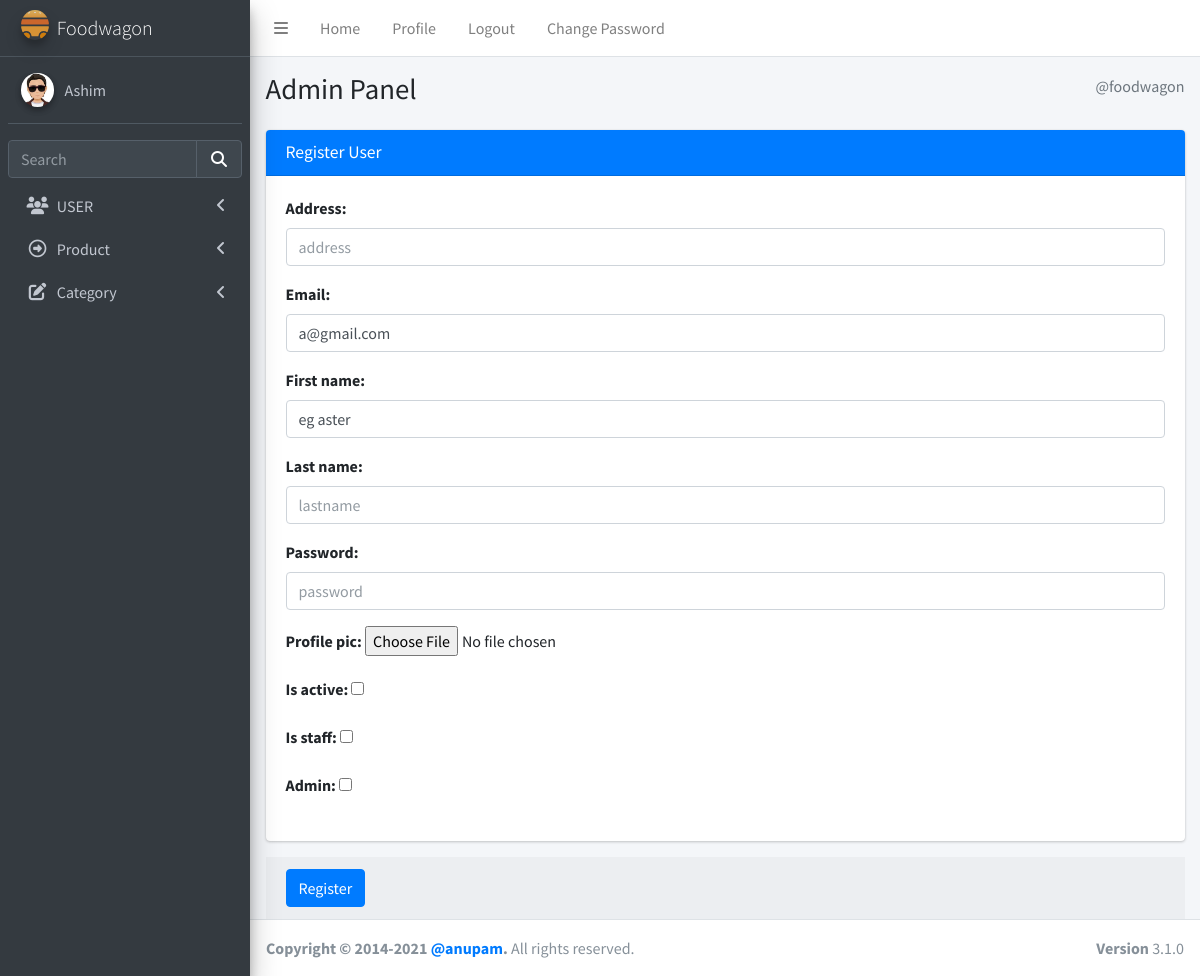
Page /admins/admin (signed in) on the committed database.
### login/models.py (models this page shows, shortened)
class User(AbstractBaseUser):
    email = models.EmailField(max_length=255, unique=True, default="a@gmail.com")
    address = models.TextField(max_length=30, blank=True)
    first_name = models.TextField(max_length=30, blank=True, default="eg aster")
    last_name = models.TextField(max_length=30, blank=True)
    is_staff = models.BooleanField(default=False)  # non super-user
    is_active = models.BooleanField(default=False)
    admin = models.BooleanField(default=False)  # a superuser
    last_login = models.DateTimeField(blank=True, null=True, verbose_name="last login")
    profile_pic = models.ImageField(blank=True, null=True, upload_to="images/user/")
    USERNAME_FIELD = "email"
    objects = UserManager()

### admins/views.py (the view)
# urls.py: path("admin", views.AdminView.as_view(), name="admins"),
class AdminView(TemplateView):
    template_name = "admin/useradd.html"
    def get(self, request):
        if request.session.has_key("user"):
            semail = request.session["user"]
            verifyUser = User.objects.filter(email=semail).first()
            if verifyUser.admin:
                fm = AdminAddForm()
                additionalinfo = AdditionalInfoForm()
                return render(
                    request,
                    self.template_name,
                    {"form": fm, "additional": additionalinfo},
                )
            else:
                fm = ProductAddForm()
                return render(request, "admin/productadd.html", {"form": fm})
        else:
            return HttpResponseRedirect("../login/")

### admins/forms.py
class AdditionalInfoForm(forms.ModelForm):
    class Meta:
        model = VendorInfo
        fields = [
            "additional_vat",
            "additional_service_charge",
            "banner",
        ]
        error_messages = {
            "additional_vat": {"required": ""},
            "additional_service_charge": {"required": ""},
        }
        widgets = {
            "additional_vat": forms.NumberInput(
                attrs={
                    "class": "form-control",
                }
            ),
            "additional_service_charge": forms.NumberInput(
                attrs={
                    "class": "form-control",
                }
            ),
            "banner": forms.FileInput(
                attrs={
                    "class": "banner",
                }
            ),
        }

### templates/admin/useradd.html (shortened to what this page needs)
{%extends "admin/base.html" %} {% load static %}
{% block csspart %}
<link rel="stylesheet" href="{%static 'plugins/fontawesome-free/css/all.min.css' %}" />
<link rel="stylesheet" href="{%static 'dist/css/adminlte.min.css' %}" />
<link rel="stylesheet" href="{%static 'css/slide_out_form.css' %}" />
</head>
{% endblock csspart %}
{%block bodycontent%}
<body class="hold-transition sidebar-mini">
  <div class="wrapper">
    <div class="content-wrapper">
      <section class="content-header">
        <div class="container-fluid">
          <div class="row mb-2">
            <div class="col-sm-6">
              <h1>Admin Panel</h1>
            </div>
            <div class="col-sm-6">
              <ol class="breadcrumb float-sm-right">
                <li class="breadcrumb-item active">@foodwagon</li>
              </ol>
            </div>
          </div>
        </div>
      </section>
      <section class="content">
        <div class="container-fluid">
          <div class="row">
            <div class="col-md-12">
              <div class="card card-primary">
                <div class="card-header">
                  <h3 class="card-title">Register User</h3>
                </div>
                <form action="{% url 'admins:addadmin' %}" method="POST" enctype="multipart/form-data" novalidate>
                  <div class="card-body">
                    {%for formfield in form %}
                    <div class="form-group">
                      {{formfield.label_tag}}
                      {{formfield}}
                    </div>
                    {% endfor%}
                  </div>
              </div>
              <div class="card-footer">
                <button type="submit" class="btn btn-primary">
                  Register
                </button>
              </div>
            </div>
          </div>
        </div>
    </div>
  </div>
  {%endblock bodycontent%}

### templates/admin/base.html (shortened to what this page needs)
<!DOCTYPE html>
<html lang="en">
{% load static %}
<head>
  {% block csspart %}{% endblock csspart %}
</head>
{% block nav%}
<div class="wrapper">
  <nav class="main-header navbar navbar-expand navbar-white navbar-light">
    <ul class="navbar-nav">
      <li class="nav-item">
        <a class="nav-link" data-widget="pushmenu" href="#" role="button"><i class="fas fa-bars"></i></a>
      </li>
      <li class="nav-item d-none d-sm-inline-block">
        <a href="#" class="nav-link">Home</a>
      </li>
      <li class="nav-item d-none d-sm-inline-block"><a href="{% url 'admins:profile' user.id %}"
          class="nav-link">Profile</a></li>
      <li class="nav-item d-none d-sm-inline-block"><a href="{% url 'login:logout' %}" class="nav-link">Logout</a></li>
      <li class="nav-item d-none d-sm-inline-block" data-toggle="modal" data-target="#myModal"><a href="#"
          class="nav-link">Change Password</a></li>
    </ul>
  </nav>
  <aside class="main-sidebar sidebar-dark-primary elevation-4">
    <a href="index3.html" class="brand-link">
      <img src="{%static 'assets/img/gallery/logo.svg' %}" alt="AdminLTE Logo"
        class="brand-image img-circle elevation-3" style="opacity: 0.8" />
      <span class="brand-text font-weight-light">Foodwagon</span>
    </a>
    <div class="sidebar">
      <div class="user-panel mt-3 pb-3 mb-3 d-flex">
        <div class="image">
          {%if user.profile_pic %}
          <img src="{{ user.profile_pic.url }}" class="img-circle elevation-2" alt="User Image" />
          {% else %}
          <img src="{% static 'image/user.png' %}" class="img-circle elevation-2" alt="User Image" />
          {% endif %}
        </div>
        <div class="info">
          <a href="{% url 'admins:profile' user.id %}" class="d-block">{{ user.first_name }}</a>
        </div>
      </div>
      <div class="form-inline">
        <div class="input-group" data-widget="sidebar-search">
          <input class="form-control form-control-sidebar" type="search" placeholder="Search" aria-label="Search" />
          <div class="input-group-append">
            <button class="btn btn-sidebar">
              <i class="fas fa-search fa-fw"></i>
            </button>
          </div>
        </div>
      </div>
      <nav class="mt-2">
        <ul class="nav nav-pills nav-sidebar flex-column" data-widget="treeview" role="menu" data-accordion="false">
          {% if user.admin %}
          <li class="nav-item">
            <a href="#" class="nav-link">
              <i class="nav-icon fas fa-users"></i>
              <p>
                USER
                <i class="fas fa-angle-left right"></i>
              </p>
            </a>
          </li>
          {% endif %}
          <li class="nav-item">
            <a href="#" class="nav-link">
              <i class="nav-icon far fa-arrow-alt-circle-right"></i>
              <p>
                Product
                <i class="fas fa-angle-left right"></i>
              </p>
            </a>
          </li>
          {% if user.admin %}
          <li class="nav-item">
            <a href="{% url 'product:addcategory' %}" class="nav-link">
              <i class="nav-icon fas fa-edit"></i>
              <p>
                Category
                <i class="fas fa-angle-left right"></i>
              </p>
            </a>
          </li>
          {%endif%}
        </ul>
      </nav>
    </div>
  </aside>
  {% endblock nav%}
  {% block bodycontent%}
  {% endblock bodycontent%}
  <footer class="main-footer">
    <strong>Copyright &copy; 2014-2021
      <a href="https://adminlte.io">@anupam</a>.</strong>
    All rights reserved.
    <div class="float-right d-none d-sm-inline-block">
      <b>Version</b> 3.1.0
    </div>
  </footer>
</div>
</body>
</html>

### static/css/slide_out_form.css (style rules this page uses)
label { font-weight: 600; }

### rows in the picture
User: profile_pic (picture), first_name "Ashim"
